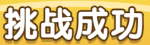
#> input picture subproject/aasc-game/docs/references/pig-game/victory-template.png, 150 x 45 px
$ python -i play-pig-level.py   (imports and definitions only)
#> lines starting #> are read from the running program, lines starting #| are printed output that depends on the picture
#!/usr/bin/env python3
"""通过 X11 截图和鼠标输入自动尝试当前关，绝不切换关卡。"""
import argparse
import ctypes
import importlib.util
import json
import math
import os
from pathlib import Path
import re
import subprocess
import sys
import time

import cv2
import numpy as np

ROOT = Path(__file__).resolve().parent.parent
spec = importlib.util.spec_from_file_location('pig_level_extract', ROOT / 'scripts/extract-pig-level.py')
extract = importlib.util.module_from_spec(spec)
# [1 line not run here, left out]
solver_spec = importlib.util.spec_from_file_location('pig_level_solver', ROOT / 'scripts/pig_level_solver.py')
solver = importlib.util.module_from_spec(solver_spec)
# [1 line not run here, left out]
VECTORS = {'east': (1, 0), 'south_east': (1, 1), 'south': (0, 1),
           'south_west': (-1, 1), 'west': (-1, 0), 'north_west': (-1, -1),
           'north': (0, -1), 'north_east': (1, -1)}


def victory_visible(image):
    """只匹配已观察到的通关文字；没有匹配时不能把空棋盘当成胜利。"""
    template = cv2.imread(str(ROOT / 'docs/references/pig-game/victory-template.png'), cv2.IMREAD_GRAYSCALE)
    if template is None:
        raise ValueError('缺少通关画面模板')
    gray = cv2.cvtColor(image, cv2.COLOR_BGR2GRAY)
    header = gray[:round(gray.shape[0] * 0.4), :]
    scale = math.sqrt((image.shape[1] / extract.BASE_WIDTH) * (image.shape[0] / extract.BASE_HEIGHT))
    for factor in np.linspace(0.9, 1.1, 5):
        size = (max(1, round(template.shape[1] * scale * factor)), max(1, round(template.shape[0] * scale * factor)))
        if size[0] > header.shape[1] or size[1] > header.shape[0]:
            continue
        sample = cv2.resize(template, size, interpolation=cv2.INTER_LINEAR)
        if cv2.matchTemplate(header, sample, cv2.TM_CCOEFF_NORMED).max() >= 0.88:
            return True
    return False


# [84 lines left out: functions use_recorded_manual_direction, intersects_ray, choose_pig, reconcile_layout, not called in this run]


def same_layout(first, second):
    return reconcile_layout(first, second) is not None


# [281 lines left out: functions save_png, write_json, run_session, with_grid, fill_initial_reference, stable_initial and 2 more, not called in this run]


class XImageHeader(ctypes.Structure):
    """XImage 的公开头部字段；不访问显示服务器内部数据。"""
    _fields_ = [('width', ctypes.c_int), ('height', ctypes.c_int), ('xoffset', ctypes.c_int),
                ('format', ctypes.c_int), ('data', ctypes.c_void_p), ('byte_order', ctypes.c_int),
                ('bitmap_unit', ctypes.c_int), ('bitmap_bit_order', ctypes.c_int), ('bitmap_pad', ctypes.c_int),
                ('depth', ctypes.c_int), ('bytes_per_line', ctypes.c_int), ('bits_per_pixel', ctypes.c_int),
                ('red_mask', ctypes.c_ulong), ('green_mask', ctypes.c_ulong), ('blue_mask', ctypes.c_ulong)]


# [10 lines left out: function decode_ximage, not called in this run]


class X11Adapter:
    """仅向指定且当前激活的游戏窗口发送 XTest 鼠标输入。"""
    # [140 lines left out: functions __init__, close, ensure_active, capture, top_window, click and 1 more, not called in this run]


# [2 lines not run here, left out]

>>> import cv2
>>> picture = cv2.imread('../docs/references/pig-game/victory-template.png')
#> picture is the input picture: shape (45, 150, 3); mean B, G, R 133, 187.6, 211.3
>>> result = victory_visible(picture)
#> in victory_visible, `template = cv2.imread(str(ROOT / 'docs/references/pig-game/victory-tem..`:
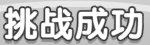
#> template: shape (45, 150); min 39, max 255, mean 188
#> (the run stopped early here; a loop or call above may not have finished)
